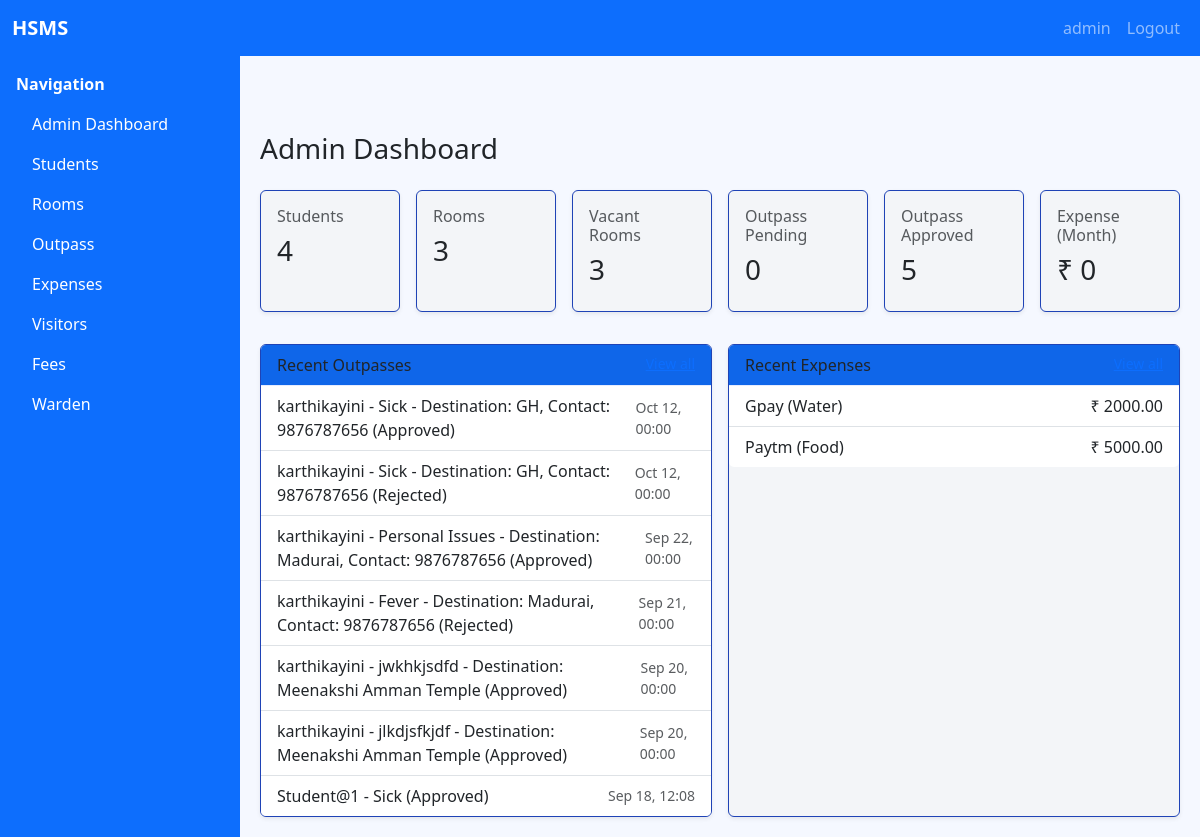
/admin-dashboard/ (signed in), run on the app's committed database.
### accounts/models.py (models this page shows, shortened)
class User(AbstractUser):
    class Roles(models.TextChoices):
        STUDENT = "student", "Student"
        WARDEN = "warden", "Warden"
        ADMIN = "admin", "Admin"
    role = models.CharField(
        max_length=20,
        choices=Roles.choices,
        default=Roles.STUDENT,
        help_text="Role for role-based access control",
    )
    reg_no = models.CharField(
        max_length=50,
        blank=True,
        null=True,
        help_text="Registration number for students (optional for staff)",
        unique=False,
    )

### outpass/models.py (models this page shows, shortened)
class Outpass(models.Model):
    class Status(models.TextChoices):
        PENDING = "Pending", "Pending"
        APPROVED = "Approved", "Approved"
        REJECTED = "Rejected", "Rejected"
    student = models.ForeignKey(settings.AUTH_USER_MODEL, on_delete=models.CASCADE, related_name='outpasses')
    reason = models.CharField(max_length=255)
    out_date = models.DateTimeField()
    expected_return = models.DateTimeField()
    actual_return = models.DateTimeField(blank=True, null=True)
    status = models.CharField(max_length=20, choices=Status.choices, default=Status.PENDING)
    warden_remarks = models.TextField(blank=True, null=True)
    destination = models.CharField(max_length=255, default="")
    contact_number = models.CharField(max_length=20, default="")
    created_at = models.DateTimeField(auto_now_add=True)

### expenses/models.py (models this page shows, shortened)
class Expense(models.Model):
    class Category(models.TextChoices):
        FOOD = "Food", "Food"
        WATER = "Water", "Water"
        GAS = "Gas", "Gas"
        OTHERS = "Others", "Others"
    date = models.DateField()
    item = models.CharField(max_length=200)
    amount = models.DecimalField(max_digits=10, decimal_places=2)
    category = models.CharField(max_length=20, choices=Category.choices)

### hsms/views.py (the view)
# urls.py: path('admin-dashboard/', login_required(admin_dashboard), name='admin_dashboard'),
def admin_dashboard(request):
    user = request.user
    if not user.is_authenticated:
        from django.shortcuts import redirect
        return redirect('login')
    if not (getattr(user, 'is_staff', False) or getattr(user, 'role', None) in [User.Roles.ADMIN, User.Roles.WARDEN]):
        return render(request, '403.html', status=403)
    students_count = User.objects.filter(role=User.Roles.STUDENT).count()
    rooms_total = Room.objects.count()
    rooms_vacant = Room.objects.filter(status__in=["Vacant", "Partial"]).count()
    outpass_pending = Outpass.objects.filter(status=Outpass.Status.PENDING).count()
    outpass_approved = Outpass.objects.filter(status=Outpass.Status.APPROVED).count()
    first_day = date.today().replace(day=1)
    expense_month = Expense.objects.filter(date__gte=first_day).aggregate(total=Sum('amount')).get('total') or 0
    context = {
        'stats': {
            'students': students_count,
            'rooms_total': rooms_total,
            'rooms_vacant': rooms_vacant,
            'outpass_pending': outpass_pending,
            'outpass_approved': outpass_approved,
            'expense_month': expense_month,
        },
        'recent_outpass': Outpass.objects.order_by('-out_date')[:8],
        'recent_expenses': Expense.objects.order_by('-date')[:8],
    }
    return render(request, 'admin_dashboard.html', context)

### templates/admin_dashboard.html (shortened to what this page needs)
{% extends 'base.html' %}
{% block content %}
<div class="d-flex justify-content-between align-items-center mb-3">
  <h3>Admin Dashboard</h3>
  </div>
<div class="row g-3">
  <div class="col-sm-6 col-lg-2">
    <div class="card shadow-sm"><div class="card-body"><h6 class="text-muted">Students</h6><div class="h3">{{ stats.students }}</div></div></div>
  </div>
  <div class="col-sm-6 col-lg-2">
    <div class="card shadow-sm"><div class="card-body"><h6 class="text-muted">Rooms</h6><div class="h3">{{ stats.rooms_total }}</div></div></div>
  </div>
  <div class="col-sm-6 col-lg-2">
    <div class="card shadow-sm"><div class="card-body"><h6 class="text-muted">Vacant Rooms</h6><div class="h3">{{ stats.rooms_vacant }}</div></div></div>
  </div>
  <div class="col-sm-6 col-lg-2">
    <div class="card shadow-sm"><div class="card-body"><h6 class="text-muted">Outpass Pending</h6><div class="h3">{{ stats.outpass_pending }}</div></div></div>
  </div>
  <div class="col-sm-6 col-lg-2">
    <div class="card shadow-sm"><div class="card-body"><h6 class="text-muted">Outpass Approved</h6><div class="h3">{{ stats.outpass_approved }}</div></div></div>
  </div>
  <div class="col-sm-6 col-lg-2">
    <div class="card shadow-sm"><div class="card-body"><h6 class="text-muted">Expense (Month)</h6><div class="h3">₹ {{ stats.expense_month }}</div></div></div>
  </div>
</div>
<div class="row g-3 mt-3">
  <div class="col-lg-6">
    <div class="card shadow-sm">
      <div class="card-header d-flex justify-content-between">Recent Outpasses <a href="/outpass/" class="small">View all</a></div>
      <ul class="list-group list-group-flush">
        {% for o in recent_outpass %}
          <li class="list-group-item d-flex justify-content-between align-items-center">
            <span>{{ o.student.username }} - {{ o.reason }} ({{ o.status }})</span>
            <small class="text-muted">{{ o.out_date|date:'M d, H:i' }}</small>
          </li>
        {% empty %}
          <li class="list-group-item">No recent outpasses.</li>
        {% endfor %}
      </ul>
    </div>
  </div>
  <div class="col-lg-6">
    <div class="card shadow-sm">
      <div class="card-header d-flex justify-content-between">Recent Expenses <a href="/expenses/" class="small">View all</a></div>
      <ul class="list-group list-group-flush">
        {% for e in recent_expenses %}
          <li class="list-group-item d-flex justify-content-between align-items-center">
            <span>{{ e.item }} ({{ e.category }})</span>
            <span>₹ {{ e.amount }}</span>
          </li>
        {% empty %}
          <li class="list-group-item">No recent expenses.</li>
        {% endfor %}
      </ul>
    </div>
  </div>
</div>
{% endblock %}

### templates/base.html (shortened to what this page needs)
<!doctype html>
<html>
<head>
  <link href="https://cdn.jsdelivr.net/npm/bootstrap@5.3.3/dist/css/bootstrap.min.css" rel="stylesheet">
  </head>
<body>
  <nav class="navbar navbar-expand-lg navbar-dark bg-primary topbar">
    <div class="container-fluid">
      <a class="navbar-brand fw-semibold" href="/">HSMS</a>
      <div class="collapse navbar-collapse" id="topbarMenu">
        <ul class="navbar-nav ms-auto">
          {% if user.is_authenticated %}
          <li class="nav-item"><a class="nav-link" href="/accounts/profile/">{{ user.username }}</a></li>
          <li class="nav-item"><a class="nav-link" href="/accounts/logout/">Logout</a></li>
          {% else %}
          <li class="nav-item"><a class="nav-link" href="/accounts/login/">Login</a></li>
          <li class="nav-item"><a class="nav-link" href="/accounts/register/">Register</a></li>
          {% endif %}
        </ul>
      </div>
    </div>
  </nav>
  {% block sidebar %}
  <aside class="sidebar d-none d-md-block">
    <div class="p-3">
      <div class="fw-semibold mb-2">Navigation</div>
      <div class="list-group list-group-flush">
        {% if user.is_authenticated and user.is_staff or user.role == 'admin'  %}
        <a href="/admin-dashboard/" class="list-group-item list-group-item-action bg-transparent text-white border-0">Admin Dashboard</a>
        {% endif %}
        <a href="/students/" class="list-group-item list-group-item-action bg-transparent text-white border-0">Students</a>
        <a href="/rooms/" class="list-group-item list-group-item-action bg-transparent text-white border-0">Rooms</a>
        <a href="/outpass/" class="list-group-item list-group-item-action bg-transparent text-white border-0">Outpass</a>
        <a href="/expenses/" class="list-group-item list-group-item-action bg-transparent text-white border-0">Expenses</a>
        <a href="/visitors/" class="list-group-item list-group-item-action bg-transparent text-white border-0">Visitors</a>
        <a href="/fees/" class="list-group-item list-group-item-action bg-transparent text-white border-0">Fees</a>
        <a href="/warden/" class="list-group-item list-group-item-action bg-transparent text-white border-0">Warden</a>
      </div>
    </div>
  </aside>
  {% endblock %}
  <main class="content">
    {% block content %}{% endblock %}
  </main>
</body>
</html>

### templates/base.html (style rules this page uses)
body { background-color: #f5f8ff; }
.topbar { position: sticky; top: 0; z-index: 1030; }
.sidebar { position: fixed; top: 56px; bottom: 0; left: 0; width: 240px; background-color: #0d6efd; color: #fff; overflow-y: auto; }
.sidebar a { color: #e7efff; text-decoration: none; }
.content { margin-top: 56px; margin-left: 240px; padding: 20px; }
.card { border: 1px solid #1f43b6; width :100%; height:100%; background-color: #f3f5f8; }
.card-header { background: #0f66e9; border-bottom: 1px solid #e6ecff; }

### data on the page
User: username "admin"
Outpass: student.username "karthikayini", reason "Sick - Destination: GH, Contact: 9876787656", status "Approved", out_date "Oct 12, 00:00"
Outpass: student.username "karthikayini", reason "Sick - Destination: GH, Contact: 9876787656", status "Rejected", out_date "Oct 12, 00:00"
Outpass: student.username "karthikayini", reason "Personal Issues - Destination: Madurai, Contact: 9876787656", status "Approved", out_date "Sep 22, 00:00"
Outpass: student.username "karthikayini", reason "Fever - Destination: Madurai, Contact: 9876787656", status "Rejected", out_date "Sep 21, 00:00"
Outpass: student.username "karthikayini", reason "jwkhkjsdfd - Destination: Meenakshi Amman Temple", status "Approved", out_date "Sep 20, 00:00"
Outpass: student.username "karthikayini", reason "jlkdjsfkjdf - Destination: Meenakshi Amman Temple", status "Approved", out_date "Sep 20, 00:00"
Outpass: student.username "Student@1", reason "Sick", status "Approved", out_date "Sep 18, 12:08"
Expense: item "Gpay", category "Water", amount "2000.00"
Expense: item "Paytm", category "Food", amount "5000.00"

### other printed values
{{ stats.students }} "4"
{{ stats.rooms_total }} "3"
{{ stats.rooms_vacant }} "3"
{{ stats.outpass_pending }} "0"
{{ stats.outpass_approved }} "5"
{{ stats.expense_month }} "0"
